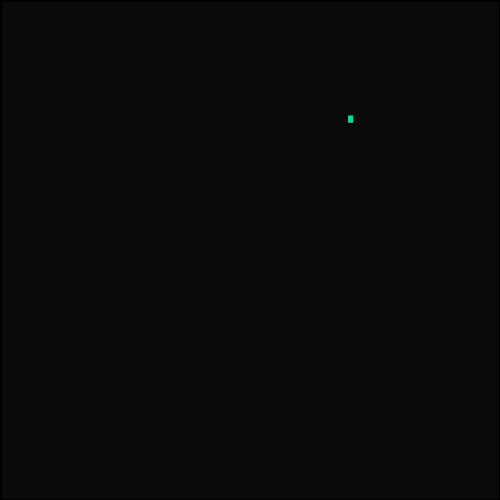
Frame 1 (no input)
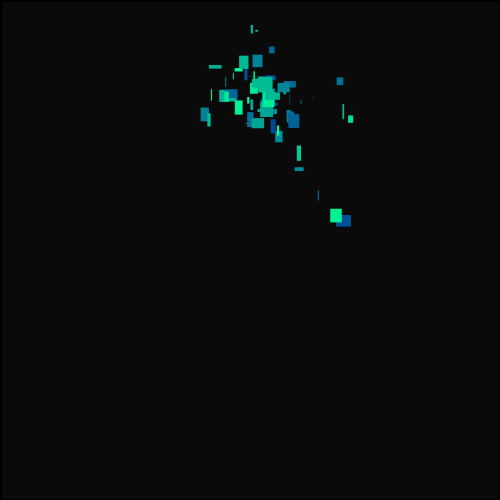
Frame 60 (the mouse pressed at the canvas centre just before this capture)
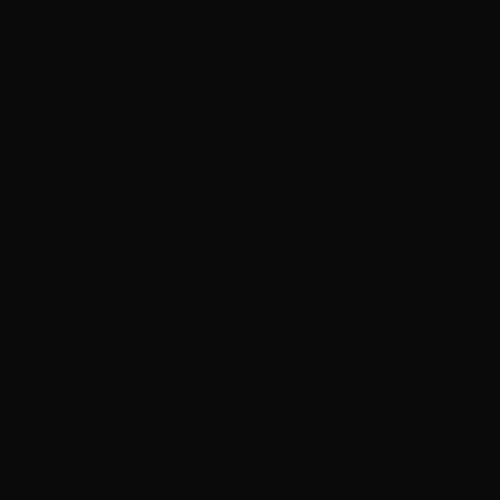
Frame 120 (the mouse held since frame 60 and released just before this capture)

The Processing sketch that drew these frames (run headless with seeded random() and noise(); from frame 60 on, the mouse is pressed at the canvas centre):

// Processing sketch: MonteCarloPepper
// ── MonteCarloPepper.pde

float initx;
float inity;
float dirx,diry;
int speed = 55;

void setup() {
 background(10,10,10);
 size(500,500);
 initx = random(width);
 inity = random(height);
  
}


void draw(){

  
  dirx = random(1)-0.5;
  diry = random(1)-0.5;
  

  // make the bounds past the size of the canvas by a little bit. eventually it'll come back
  if(initx+dirx*speed<0 || initx+dirx*speed>width){
    initx = initx;
    inity = random(height);
  } else {
      initx+=dirx*speed;  
  }
  
    if(inity+diry*speed<0 || inity+diry*speed>height){
    inity = inity;
    initx = random(width);
  } else {
      inity+=diry*speed;  
  }
  
    noFill();
    strokeWeight(3);
    rect(0,0,width,height);
    
    // Draw dot here
    noStroke();
    fill(0,70+random(255-70),150);
    rect(initx,inity,16*random(1),16*random(1));
    
    
    // reset on mouse press
    if(mousePressed){
      fill(10,10,10);
      rect(0,0,width,height);

      rect(0,0,width,height);
      initx = mouseX;
      inity = mouseY;
      
    }
}
